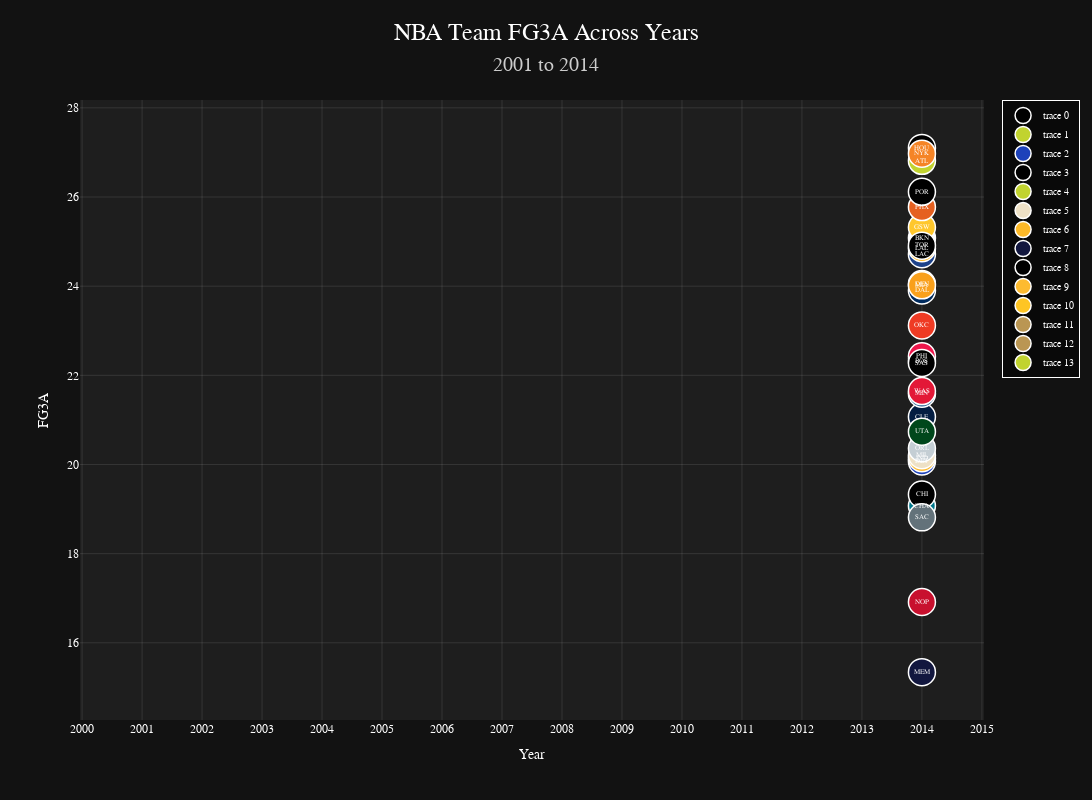

This figure's notebook cell:
### Code cell
import pandas as pd
import plotly.graph_objects as go
import plotly.express as px

def get_multi_year_data(start_year, end_year):
    """
    Retrieve team performance data across multiple years
    """
    url='https://raw.githubusercontent.com/gabriel1200/player_sheets/refs/heads/master/team_totals/all_teamyears.csv'
    
    df =pd.read_csv(url)
   
    return df

def create_multi_year_dot_plot(metric_column, start_year=2014, end_year=2025):
    """
    Create a dot plot showing team performance across multiple years
    """
    # NBA team colors dictionary
    team_colors = {
        'ATL': '#C1D32F', 'BOS': '#BA9653', 'BKN': '#FFFFFF', 'CHA': '#00788C',
        'CHI': '#000000', 'CLE': '#041E42', 'DAL': '#002B5E', 'DEN': '#FEC524',
        'DET': '#1D42BA', 'GSW': '#FFC72C', 'HOU': '#000000', 'IND': '#FDBB30',
        'LAC': '#1D428A', 'LAL': '#FDB927', 'MEM': '#12173F', 'MIA': '#F9A01B',
        'MIL': '#EEE1C6', 'MIN': '#236192', 'NOP': '#C8102E', 'NYK': '#F58426',
        'OKC': '#EF3B24', 'ORL': '#C4CED4', 'PHI': '#ED174C', 'PHX': '#E56020',
        'POR': '#000000', 'SAC': '#63727A', 'SAS': '#000000', 'TOR': '#000000',
        'UTA': '#00471B', 'WAS': '#E31837'
    }
    
    # Get data
    df = get_multi_year_data(start_year, end_year)
    print(df[['year','FG3A']])

    df.dropna(subset=metric_column,inplace=True)
    
    # Normalize the metric if it's a percentage or needs per-possession normalization
    if any(keyword in metric_column.lower() for keyword in ['freq', 'accur', 'pct', '%']):
        df[metric_column] = df[metric_column] * 100
    else:
        # Assume per-possession normalization if not a percentage
        df[metric_column] = 100 * df[metric_column] / df['POSS']
    
    # Prepare the data for plotting
    if 'TeamAbbreviation' in df.columns:
        df['Team'] = df['TeamAbbreviation']
    
    # Create the dot plot
    ymin=df[metric_column].min()
    ymax= df[metric_column].max()
    xmin=df['year'].min()
    xmax=df['year'].max()
    fig = go.Figure()
    
    # Get unique teams
    teams = df['Team'].unique()
    
    for team in teams:
        team_data = df[df['Team'] == team]
        
        # Get team-specific color or default to a neutral color
        color = team_colors.get(team, '#1D428A')
        print(team_data['year'])
        
        fig.add_trace(go.Scatter(
            x=team_data['year'],
            y=team_data[metric_column],
            mode='markers+text',
            text=team_data['Team'],
            name=team,
            marker=dict(
                color=color,
                size=27,
                line=dict(color='white', width=1.5)
            ),
            textfont=dict(
                size=7  # Adjust the size to your preference
                
            ),
            hovertemplate=(
                f"Team: {team}<br>"
                f"Year: %{{x}}<br>"
                f"{metric_column}: %{{y:.2f}}<extra></extra>"
            )
        ))

    
    # Update layout for a stylish, dark theme visualization
    fig.update_layout(
        title={
            'text': f'NBA Team {metric_column} Across Years<br>'
                    f'<span style="font-size: 20px; color: #CCCCCC">{start_year} to {end_year}</span>',
            'font': {'size': 24, 'color': 'white', 'family': 'Arial Black'},
            'y': 0.95,
            'x': 0.5,
            'xanchor': 'center',
            'yanchor': 'top'
        },
        height=800,
        width=1200,
        plot_bgcolor='#1E1E1E',
        paper_bgcolor='#121212',
        font=dict(color='white', family='Arial'),
        xaxis=dict(
            title='Year',
            tickmode='linear',
            range=[xmin,xmax],
            dtick=1,
            gridcolor='rgba(255,255,255,0.1)'
        ),
        yaxis=dict(
            title=metric_column,
            range=[ymin,ymax],
            gridcolor='rgba(255,255,255,0.1)'
        ),
        legend=dict(
            bgcolor='rgba(0,0,0,0.5)',
            bordercolor='white',
            borderwidth=1,
            font=dict(size=10)
        )
    )
    
    return fig

# Example usage
fig = create_multi_year_dot_plot('FG3A', 2001, 2025)
fig.show()

### Figure 1 — Plotly figure (JSON) as saved in the notebook; plotly's stock layout.template omitted (floating-point values rounded to 4 significant figures)
{"data": [{"hovertemplate": "Team: 0     SEA\n1     DET\n2     CHH\n3     UTA\n4     VAN\n5     TOR\n6     WAS\n7     CLE\n8     CHI\n9     DAL\n10    DEN\n11    BOS\n12    GSW\n13    HOU\n14    LAC\n15    LAL\n16    ATL\n17    MIA\n18    MIL\n19    MIN\n20    NJN\n21    NYK\n22    ORL\n23    IND\n24    PHI\n25    PHX\n26    POR\n27    SAC\n28    SAS\nName: Team, dtype: object<br>Year: %{x}<br>FG3A: %{y:.2f}<extra></extra>", "marker": {"color": [null, "#1D42BA", null, "#00471B", null, "#000000", "#E31837", "#041E42", "#000000", "#002B5E", "#FEC524", "#BA9653", "#FFC72C", "#000000", "#1D428A", "#FDB927", "#C1D32F", "#F9A01B", "#EEE1C6", "#236192", null, "#F58426", "#C4CED4", "#FDBB30", "#ED174C", "#E56020", "#000000", "#63727A", "#000000"], "line": {"color": "white", "width": 1.5}, "size": 27}, "mode": "markers+text", "text": ["SEA", "DET", "CHH", "UTA", "VAN", "TOR", "WAS", "CLE", "CHI", "DAL", "DEN", "BOS", "GSW", "HOU", "LAC", "LAL", "ATL", "MIA", "MIL", "MIN", "NJN", "NYK", "ORL", "IND", "PHI", "PHX", "POR", "SAC", "SAS"], "textfont": {"size": 7}, "type": "scatter", "x": [2001, 2001, 2001, 2001, 2001, 2001, 2001, 2001, 2001, 2001, 2001, 2001, 2001, 2001, 2001, 2001, 2001, 2001, 2001, 2001, 2001, 2001, 2001, 2001, 2001, 2001, 2001, 2001, 2001], "y": [null, null, null, null, null, null, null, null, null, null, null, null, null, null, null, null, null, null, null, null, null, null, null, null, null, null, null, null, null]}, {"hovertemplate": "Team: 29    ATL\n30    BOS\n31    CLE\n32    CHI\n33    DAL\n34    DEN\n35    GSW\n36    HOU\n37    LAC\n38    LAL\n39    MIA\n40    MIL\n41    MIN\n42    NJN\n43    NYK\n44    ORL\n45    IND\n46    PHI\n47    PHX\n48    POR\n49    SAC\n50    SAS\n51    SEA\n52    TOR\n53    UTA\n54    MEM\n55    WAS\n56    DET\n57    CHH\nName: Team, dtype: object<br>Year: %{x}<br>FG3A: %{y:.2f}<extra></extra>", "marker": {"color": ["#C1D32F", "#BA9653", "#041E42", "#000000", "#002B5E", "#FEC524", "#FFC72C", "#000000", "#1D428A", "#FDB927", "#F9A01B", "#EEE1C6", "#236192", null, "#F58426", "#C4CED4", "#FDBB30", "#ED174C", "#E56020", "#000000", "#63727A", "#000000", null, "#000000", "#00471B", "#12173F", "#E31837", "#1D42BA", null], "line": {"color": "white", "width": 1.5}, "size": 27}, "mode": "markers+text", "text": ["ATL", "BOS", "CLE", "CHI", "DAL", "DEN", "GSW", "HOU", "LAC", "LAL", "MIA", "MIL", "MIN", "NJN", "NYK", "ORL", "IND", "PHI", "PHX", "POR", "SAC", "SAS", "SEA", "TOR", "UTA", "MEM", "WAS", "DET", "CHH"], "textfont": {"size": 7}, "type": "scatter", "x": [2002, 2002, 2002, 2002, 2002, 2002, 2002, 2002, 2002, 2002, 2002, 2002, 2002, 2002, 2002, 2002, 2002, 2002, 2002, 2002, 2002, 2002, 2002, 2002, 2002, 2002, 2002, 2002, 2002], "y": [null, null, null, null, null, null, null, null, null, null, null, null, null, null, null, null, null, null, null, null, null, null, null, null, null, null, null, null, null]}, {"hovertemplate": "Team: 58    DET\n59    ATL\n60    BOS\n61    CLE\n62    NOH\n63    CHI\n64    DAL\n65    DEN\n66    GSW\n67    HOU\n68    LAC\n69    LAL\n70    MIA\n71    MIL\n72    MIN\n73    NJN\n74    NYK\n75    ORL\n76    IND\n77    PHI\n78    PHX\n79    POR\n80    SAC\n81    SAS\n82    SEA\n83    TOR\n84    UTA\n85    MEM\n86    WAS\nName: Team, dtype: object<br>Year: %{x}<br>FG3A: %{y:.2f}<extra></extra>", "marker": {"color": ["#1D42BA", "#C1D32F", "#BA9653", "#041E42", null, "#000000", "#002B5E", "#FEC524", "#FFC72C", "#000000", "#1D428A", "#FDB927", "#F9A01B", "#EEE1C6", "#236192", null, "#F58426", "#C4CED4", "#FDBB30", "#ED174C", "#E56020", "#000000", "#63727A", "#000000", null, "#000000", "#00471B", "#12173F", "#E31837"], "line": {"color": "white", "width": 1.5}, "size": 27}, "mode": "markers+text", "text": ["DET", "ATL", "BOS", "CLE", "NOH", "CHI", "DAL", "DEN", "GSW", "HOU", "LAC", "LAL", "MIA", "MIL", "MIN", "NJN", "NYK", "ORL", "IND", "PHI", "PHX", "POR", "SAC", "SAS", "SEA", "TOR", "UTA", "MEM", "WAS"], "textfont": {"size": 7}, "type": "scatter", "x": [2003, 2003, 2003, 2003, 2003, 2003, 2003, 2003, 2003, 2003, 2003, 2003, 2003, 2003, 2003, 2003, 2003, 2003, 2003, 2003, 2003, 2003, 2003, 2003, 2003, 2003, 2003, 2003, 2003], "y": [null, null, null, null, null, null, null, null, null, null, null, null, null, null, null, null, null, null, null, null, null, null, null, null, null, null, null, null, null]}, {"hovertemplate": "Team: 87     SEA\n88     TOR\n89     UTA\n90     MEM\n91     WAS\n92     DET\n93     ATL\n94     BOS\n95     CLE\n96     NOH\n97     CHI\n98     DAL\n99     DEN\n100    GSW\n101    HOU\n102    LAC\n103    LAL\n104    MIA\n105    MIL\n106    MIN\n107    NJN\n108    NYK\n109    ORL\n110    IND\n111    PHI\n112    PHX\n113    POR\n114    SAC\n115    SAS\nName: Team, dtype: object<br>Year: %{x}<br>FG3A: %{y:.2f}<extra></extra>", "marker": {"color": [null, "#000000", "#00471B", "#12173F", "#E31837", "#1D42BA", "#C1D32F", "#BA9653", "#041E42", null, "#000000", "#002B5E", "#FEC524", "#FFC72C", "#000000", "#1D428A", "#FDB927", "#F9A01B", "#EEE1C6", "#236192", null, "#F58426", "#C4CED4", "#FDBB30", "#ED174C", "#E56020", "#000000", "#63727A", "#000000"], "line": {"color": "white", "width": 1.5}, "size": 27}, "mode": "markers+text", "text": ["SEA", "TOR", "UTA", "MEM", "WAS", "DET", "ATL", "BOS", "CLE", "NOH", "CHI", "DAL", "DEN", "GSW", "HOU", "LAC", "LAL", "MIA", "MIL", "MIN", "NJN", "NYK", "ORL", "IND", "PHI", "PHX", "POR", "SAC", "SAS"], "textfont": {"size": 7}, "type": "scatter", "x": [2004, 2004, 2004, 2004, 2004, 2004, 2004, 2004, 2004, 2004, 2004, 2004, 2004, 2004, 2004, 2004, 2004, 2004, 2004, 2004, 2004, 2004, 2004, 2004, 2004, 2004, 2004, 2004, 2004], "y": [null, null, null, null, null, null, null, null, null, null, null, null, null, null, null, null, null, null, null, null, null, null, null, null, null, null, null, null, null]}, {"hovertemplate": "Team: 116    ATL\n117    BOS\n118    CLE\n119    PHI\n120    NOH\n121    CHI\n122    DAL\n123    DEN\n124    GSW\n125    HOU\n126    LAC\n127    LAL\n128    MIA\n129    MIL\n130    MIN\n131    NJN\n132    NYK\n133    ORL\n134    IND\n135    PHX\n136    SAC\n137    SAS\n138    SEA\n139    TOR\n140    UTA\n141    MEM\n142    WAS\n143    DET\n144    CHA\n145    POR\nName: Team, dtype: object<br>Year: %{x}<br>FG3A: %{y:.2f}<extra></extra>", "marker": {"color": ["#C1D32F", "#BA9653", "#041E42", "#ED174C", null, "#000000", "#002B5E", "#FEC524", "#FFC72C", "#000000", "#1D428A", "#FDB927", "#F9A01B", "#EEE1C6", "#236192", null, "#F58426", "#C4CED4", "#FDBB30", "#E56020", "#63727A", "#000000", null, "#000000", "#00471B", "#12173F", "#E31837", "#1D42BA", "#00788C", "#000000"], "line": {"color": "white", "width": 1.5}, "size": 27}, "mode": "markers+text", "text": ["ATL", "BOS", "CLE", "PHI", "NOH", "CHI", "DAL", "DEN", "GSW", "HOU", "LAC", "LAL", "MIA", "MIL", "MIN", "NJN", "NYK", "ORL", "IND", "PHX", "SAC", "SAS", "SEA", "TOR", "UTA", "MEM", "WAS", "DET", "CHA", "POR"], "textfont": {"size": 7}, "type": "scatter", "x": [2005, 2005, 2005, 2005, 2005, 2005, 2005, 2005, 2005, 2005, 2005, 2005, 2005, 2005, 2005, 2005, 2005, 2005, 2005, 2005, 2005, 2005, 2005, 2005, 2005, 2005, 2005, 2005, 2005, 2005], "y": [null, null, null, null, null, null, null, null, null, null, null, null, null, null, null, null, null, null, null, null, null, null, null, null, null, null, null, null, null, null]}, {"hovertemplate": "Team: 146    MIL\n147    MIN\n148    NJN\n149    NYK\n150    ORL\n151    IND\n152    PHI\n153    PHX\n154    POR\n155    SAC\n156    ATL\n157    BOS\n158    CLE\n159    NOK\n160    SAS\n161    SEA\n162    GSW\n163    TOR\n164    UTA\n165    MEM\n166    WAS\n167    DET\n168    CHA\n169    CHI\n170    DAL\n171    DEN\n172    HOU\n173    LAC\n174    LAL\n175    MIA\nName: Team, dtype: object<br>Year: %{x}<br>FG3A: %{y:.2f}<extra></extra>", "marker": {"color": ["#EEE1C6", "#236192", null, "#F58426", "#C4CED4", "#FDBB30", "#ED174C", "#E56020", "#000000", "#63727A", "#C1D32F", "#BA9653", "#041E42", null, "#000000", null, "#FFC72C", "#000000", "#00471B", "#12173F", "#E31837", "#1D42BA", "#00788C", "#000000", "#002B5E", "#FEC524", "#000000", "#1D428A", "#FDB927", "#F9A01B"], "line": {"color": "white", "width": 1.5}, "size": 27}, "mode": "markers+text", "text": ["MIL", "MIN", "NJN", "NYK", "ORL", "IND", "PHI", "PHX", "POR", "SAC", "ATL", "BOS", "CLE", "NOK", "SAS", "SEA", "GSW", "TOR", "UTA", "MEM", "WAS", "DET", "CHA", "CHI", "DAL", "DEN", "HOU", "LAC", "LAL", "MIA"], "textfont": {"size": 7}, "type": "scatter", "x": [2006, 2006, 2006, 2006, 2006, 2006, 2006, 2006, 2006, 2006, 2006, 2006, 2006, 2006, 2006, 2006, 2006, 2006, 2006, 2006, 2006, 2006, 2006, 2006, 2006, 2006, 2006, 2006, 2006, 2006], "y": [null, null, null, null, null, null, null, null, null, null, null, null, null, null, null, null, null, null, null, null, null, null, null, null, null, null, null, null, null, null]}, {"hovertemplate": "Team: 176    LAL\n177    MIL\n178    NJN\n179    NYK\n180    ORL\n181    IND\n182    SAC\n183    SEA\n184    TOR\n185    UTA\n186    WAS\n187    DET\n188    CHA\n189    BOS\n190    CLE\n191    NOK\n192    CHI\n193    DAL\n194    DEN\n195    GSW\n196    HOU\n197    PHI\n198    MIA\n199    MIN\n200    PHX\n201    POR\n202    SAS\n203    MEM\n204    ATL\n205    LAC\nName: Team, dtype: object<br>Year: %{x}<br>FG3A: %{y:.2f}<extra></extra>", "marker": {"color": ["#FDB927", "#EEE1C6", null, "#F58426", "#C4CED4", "#FDBB30", "#63727A", null, "#000000", "#00471B", "#E31837", "#1D42BA", "#00788C", "#BA9653", "#041E42", null, "#000000", "#002B5E", "#FEC524", "#FFC72C", "#000000", "#ED174C", "#F9A01B", "#236192", "#E56020", "#000000", "#000000", "#12173F", "#C1D32F", "#1D428A"], "line": {"color": "white", "width": 1.5}, "size": 27}, "mode": "markers+text", "text": ["LAL", "MIL", "NJN", "NYK", "ORL", "IND", "SAC", "SEA", "TOR", "UTA", "WAS", "DET", "CHA", "BOS", "CLE", "NOK", "CHI", "DAL", "DEN", "GSW", "HOU", "PHI", "MIA", "MIN", "PHX", "POR", "SAS", "MEM", "ATL", "LAC"], "textfont": {"size": 7}, "type": "scatter", "x": [2007, 2007, 2007, 2007, 2007, 2007, 2007, 2007, 2007, 2007, 2007, 2007, 2007, 2007, 2007, 2007, 2007, 2007, 2007, 2007, 2007, 2007, 2007, 2007, 2007, 2007, 2007, 2007, 2007, 2007], "y": [null, null, null, null, null, null, null, null, null, null, null, null, null, null, null, null, null, null, null, null, null, null, null, null, null, null, null, null, null, null]}, {"hovertemplate": "Team: 206    MEM\n207    WAS\n208    DET\n209    PHI\n210    PHX\n211    POR\n212    SAC\n213    SAS\n214    SEA\n215    CHA\n216    IND\n217    TOR\n218    UTA\n219    BOS\n220    CLE\n221    NOH\n222    CHI\n223    DAL\n224    DEN\n225    GSW\n226    HOU\n227    LAL\n228    MIA\n229    MIL\n230    MIN\n231    NJN\n232    NYK\n233    ORL\n234    ATL\n235    LAC\nName: Team, dtype: object<br>Year: %{x}<br>FG3A: %{y:.2f}<extra></extra>", "marker": {"color": ["#12173F", "#E31837", "#1D42BA", "#ED174C", "#E56020", "#000000", "#63727A", "#000000", null, "#00788C", "#FDBB30", "#000000", "#00471B", "#BA9653", "#041E42", null, "#000000", "#002B5E", "#FEC524", "#FFC72C", "#000000", "#FDB927", "#F9A01B", "#EEE1C6", "#236192", null, "#F58426", "#C4CED4", "#C1D32F", "#1D428A"], "line": {"color": "white", "width": 1.5}, "size": 27}, "mode": "markers+text", "text": ["MEM", "WAS", "DET", "PHI", "PHX", "POR", "SAC", "SAS", "SEA", "CHA", "IND", "TOR", "UTA", "BOS", "CLE", "NOH", "CHI", "DAL", "DEN", "GSW", "HOU", "LAL", "MIA", "MIL", "MIN", "NJN", "NYK", "ORL", "ATL", "LAC"], "textfont": {"size": 7}, "type": "scatter", "x": [2008, 2008, 2008, 2008, 2008, 2008, 2008, 2008, 2008, 2008, 2008, 2008, 2008, 2008, 2008, 2008, 2008, 2008, 2008, 2008, 2008, 2008, 2008, 2008, 2008, 2008, 2008, 2008, 2008, 2008], "y": [null, null, null, null, null, null, null, null, null, null, null, null, null, null, null, null, null, null, null, null, null, null, null, null, null, null, null, null, null, null]}, {"hovertemplate": "Team: 236    NJN\n237    ATL\n238    NYK\n239    ORL\n240    IND\n241    PHI\n242    PHX\n243    POR\n244    SAC\n245    SAS\n246    OKC\n247    TOR\n248    DET\n249    CHA\n250    BOS\n251    CLE\n252    NOH\n253    CHI\n254    DAL\n255    DEN\n256    GSW\n257    HOU\n258    LAC\n259    LAL\n260    MIA\n261    MIL\n262    MIN\n263    UTA\n264    MEM\n265    WAS\nName: Team, dtype: object<br>Year: %{x}<br>FG3A: %{y:.2f}<extra></extra>", "marker": {"color": [null, "#C1D32F", "#F58426", "#C4CED4", "#FDBB30", "#ED174C", "#E56020", "#000000", "#63727A", "#000000", "#EF3B24", "#000000", "#1D42BA", "#00788C", "#BA9653", "#041E42", null, "#000000", "#002B5E", "#FEC524", "#FFC72C", "#000000", "#1D428A", "#FDB927", "#F9A01B", "#EEE1C6", "#236192", "#00471B", "#12173F", "#E31837"], "line": {"color": "white", "width": 1.5}, "size": 27}, "mode": "markers+text", "text": ["NJN", "ATL", "NYK", "ORL", "IND", "PHI", "PHX", "POR", "SAC", "SAS", "OKC", "TOR", "DET", "CHA", "BOS", "CLE", "NOH", "CHI", "DAL", "DEN", "GSW", "HOU", "LAC", "LAL", "MIA", "MIL", "MIN", "UTA", "MEM", "WAS"], "textfont": {"size": 7}, "type": "scatter", "x": [2009, 2009, 2009, 2009, 2009, 2009, 2009, 2009, 2009, 2009, 2009, 2009, 2009, 2009, 2009, 2009, 2009, 2009, 2009, 2009, 2009, 2009, 2009, 2009, 2009, 2009, 2009, 2009, 2009, 2009], "y": [null, null, null, null, null, null, null, null, null, null, null, null, null, null, null, null, null, null, null, null, null, null, null, null, null, null, null, null, null, null]}, {"hovertemplate": "Team: 266    IND\n267    WAS\n268    DET\n269    CHA\n270    ATL\n271    BOS\n272    CLE\n273    NOH\n274    CHI\n275    DAL\n276    DEN\n277    GSW\n278    HOU\n279    LAC\n280    LAL\n281    MIA\n282    MIL\n283    MIN\n284    NJN\n285    NYK\n286    ORL\n287    PHI\n288    PHX\n289    POR\n290    SAC\n291    SAS\n292    OKC\n293    TOR\n294    UTA\n295    MEM\nName: Team, dtype: object<br>Year: %{x}<br>FG3A: %{y:.2f}<extra></extra>", "marker": {"color": ["#FDBB30", "#E31837", "#1D42BA", "#00788C", "#C1D32F", "#BA9653", "#041E42", null, "#000000", "#002B5E", "#FEC524", "#FFC72C", "#000000", "#1D428A", "#FDB927", "#F9A01B", "#EEE1C6", "#236192", null, "#F58426", "#C4CED4", "#ED174C", "#E56020", "#000000", "#63727A", "#000000", "#EF3B24", "#000000", "#00471B", "#12173F"], "line": {"color": "white", "width": 1.5}, "size": 27}, "mode": "markers+text", "text": ["IND", "WAS", "DET", "CHA", "ATL", "BOS", "CLE", "NOH", "CHI", "DAL", "DEN", "GSW", "HOU", "LAC", "LAL", "MIA", "MIL", "MIN", "NJN", "NYK", "ORL", "PHI", "PHX", "POR", "SAC", "SAS", "OKC", "TOR", "UTA", "MEM"], "textfont": {"size": 7}, "type": "scatter", "x": [2010, 2010, 2010, 2010, 2010, 2010, 2010, 2010, 2010, 2010, 2010, 2010, 2010, 2010, 2010, 2010, 2010, 2010, 2010, 2010, 2010, 2010, 2010, 2010, 2010, 2010, 2010, 2010, 2010, 2010], "y": [null, null, null, null, null, null, null, null, null, null, null, null, null, null, null, null, null, null, null, null, null, null, null, null, null, null, null, null, null, null]}, {"hovertemplate": "Team: 296    DEN\n297    GSW\n298    LAC\n299    ORL\n300    SAC\n301    OKC\n302    TOR\n303    UTA\n304    MEM\n305    HOU\n306    LAL\n307    MIA\n308    MIL\n309    MIN\n310    NJN\n311    NYK\n312    IND\n313    PHI\n314    PHX\n315    POR\n316    SAS\n317    ATL\n318    WAS\n319    DET\n320    CHA\n321    BOS\n322    CLE\n323    NOH\n324    CHI\n325    DAL\nName: Team, dtype: object<br>Year: %{x}<br>FG3A: %{y:.2f}<extra></extra>", "marker": {"color": ["#FEC524", "#FFC72C", "#1D428A", "#C4CED4", "#63727A", "#EF3B24", "#000000", "#00471B", "#12173F", "#000000", "#FDB927", "#F9A01B", "#EEE1C6", "#236192", null, "#F58426", "#FDBB30", "#ED174C", "#E56020", "#000000", "#000000", "#C1D32F", "#E31837", "#1D42BA", "#00788C", "#BA9653", "#041E42", null, "#000000", "#002B5E"], "line": {"color": "white", "width": 1.5}, "size": 27}, "mode": "markers+text", "text": ["DEN", "GSW", "LAC", "ORL", "SAC", "OKC", "TOR", "UTA", "MEM", "HOU", "LAL", "MIA", "MIL", "MIN", "NJN", "NYK", "IND", "PHI", "PHX", "POR", "SAS", "ATL", "WAS", "DET", "CHA", "BOS", "CLE", "NOH", "CHI", "DAL"], "textfont": {"size": 7}, "type": "scatter", "x": [2011, 2011, 2011, 2011, 2011, 2011, 2011, 2011, 2011, 2011, 2011, 2011, 2011, 2011, 2011, 2011, 2011, 2011, 2011, 2011, 2011, 2011, 2011, 2011, 2011, 2011, 2011, 2011, 2011, 2011], "y": [null, null, null, null, null, null, null, null, null, null, null, null, null, null, null, null, null, null, null, null, null, null, null, null, null, null, null, null, null, null]}, {"hovertemplate": "Team: 326    BOS\n327    CLE\n328    MIL\n329    IND\n330    PHI\n331    PHX\n332    WAS\n333    DET\n334    ATL\n335    NOH\n336    CHI\n337    DAL\n338    DEN\n339    MIN\n340    NJN\n341    NYK\n342    ORL\n343    POR\n344    SAC\n345    SAS\n346    OKC\n347    TOR\n348    UTA\n349    MEM\n350    CHA\n351    GSW\n352    HOU\n353    LAC\n354    LAL\n355    MIA\nName: Team, dtype: object<br>Year: %{x}<br>FG3A: %{y:.2f}<extra></extra>", "marker": {"color": ["#BA9653", "#041E42", "#EEE1C6", "#FDBB30", "#ED174C", "#E56020", "#E31837", "#1D42BA", "#C1D32F", null, "#000000", "#002B5E", "#FEC524", "#236192", null, "#F58426", "#C4CED4", "#000000", "#63727A", "#000000", "#EF3B24", "#000000", "#00471B", "#12173F", "#00788C", "#FFC72C", "#000000", "#1D428A", "#FDB927", "#F9A01B"], "line": {"color": "white", "width": 1.5}, "size": 27}, "mode": "markers+text", "text": ["BOS", "CLE", "MIL", "IND", "PHI", "PHX", "WAS", "DET", "ATL", "NOH", "CHI", "DAL", "DEN", "MIN", "NJN", "NYK", "ORL", "POR", "SAC", "SAS", "OKC", "TOR", "UTA", "MEM", "CHA", "GSW", "HOU", "LAC", "LAL", "MIA"], "textfont": {"size": 7}, "type": "scatter", "x": [2012, 2012, 2012, 2012, 2012, 2012, 2012, 2012, 2012, 2012, 2012, 2012, 2012, 2012, 2012, 2012, 2012, 2012, 2012, 2012, 2012, 2012, 2012, 2012, 2012, 2012, 2012, 2012, 2012, 2012], "y": [null, null, null, null, null, null, null, null, null, null, null, null, null, null, null, null, null, null, null, null, null, null, null, null, null, null, null, null, null, null]}, {"hovertemplate": "Team: 356    BOS\n357    HOU\n358    LAC\n359    LAL\n360    MIA\n361    MIL\n362    MIN\n363    DET\n364    CHA\n365    PHI\n366    PHX\n367    POR\n368    SAC\n369    SAS\n370    OKC\n371    TOR\n372    UTA\n373    MEM\n374    WAS\n375    BKN\n376    NYK\n377    ORL\n378    IND\n379    CLE\n380    NOH\n381    CHI\n382    DAL\n383    DEN\n384    GSW\n385    ATL\nName: Team, dtype: object<br>Year: %{x}<br>FG3A: %{y:.2f}<extra></extra>", "marker": {"color": ["#BA9653", "#000000", "#1D428A", "#FDB927", "#F9A01B", "#EEE1C6", "#236192", "#1D42BA", "#00788C", "#ED174C", "#E56020", "#000000", "#63727A", "#000000", "#EF3B24", "#000000", "#00471B", "#12173F", "#E31837", "#FFFFFF", "#F58426", "#C4CED4", "#FDBB30", "#041E42", null, "#000000", "#002B5E", "#FEC524", "#FFC72C", "#C1D32F"], "line": {"color": "white", "width": 1.5}, "size": 27}, "mode": "markers+text", "text": ["BOS", "HOU", "LAC", "LAL", "MIA", "MIL", "MIN", "DET", "CHA", "PHI", "PHX", "POR", "SAC", "SAS", "OKC", "TOR", "UTA", "MEM", "WAS", "BKN", "NYK", "ORL", "IND", "CLE", "NOH", "CHI", "DAL", "DEN", "GSW", "ATL"], "textfont": {"size": 7}, "type": "scatter", "x": [2013, 2013, 2013, 2013, 2013, 2013, 2013, 2013, 2013, 2013, 2013, 2013, 2013, 2013, 2013, 2013, 2013, 2013, 2013, 2013, 2013, 2013, 2013, 2013, 2013, 2013, 2013, 2013, 2013, 2013], "y": [null, null, null, null, null, null, null, null, null, null, null, null, null, null, null, null, null, null, null, null, null, null, null, null, null, null, null, null, null, null]}, {"hovertemplate": "Team: 386    ATL\n387    BOS\n388    BKN\n389    CHA\n390    CHI\n391    CLE\n392    DAL\n393    DEN\n394    DET\n395    GSW\n396    HOU\n397    IND\n398    LAC\n399    LAL\n400    MEM\n401    MIA\n402    MIL\n403    MIN\n404    NOP\n405    NYK\n406    OKC\n407    ORL\n408    PHI\n409    PHX\n410    POR\n411    SAC\n412    SAS\n413    TOR\n414    UTA\n415    WAS\nName: Team, dtype: object<br>Year: %{x}<br>FG3A: %{y:.2f}<extra></extra>", "marker": {"color": ["#C1D32F", "#BA9653", "#FFFFFF", "#00788C", "#000000", "#041E42", "#002B5E", "#FEC524", "#1D42BA", "#FFC72C", "#000000", "#FDBB30", "#1D428A", "#FDB927", "#12173F", "#F9A01B", "#EEE1C6", "#236192", "#C8102E", "#F58426", "#EF3B24", "#C4CED4", "#ED174C", "#E56020", "#000000", "#63727A", "#000000", "#000000", "#00471B", "#E31837"], "line": {"color": "white", "width": 1.5}, "size": 27}, "mode": "markers+text", "text": ["ATL", "BOS", "BKN", "CHA", "CHI", "CLE", "DAL", "DEN", "DET", "GSW", "HOU", "IND", "LAC", "LAL", "MEM", "MIA", "MIL", "MIN", "NOP", "NYK", "OKC", "ORL", "PHI", "PHX", "POR", "SAC", "SAS", "TOR", "UTA", "WAS"], "textfont": {"size": 7}, "type": "scatter", "x": [2014, 2014, 2014, 2014, 2014, 2014, 2014, 2014, 2014, 2014, 2014, 2014, 2014, 2014, 2014, 2014, 2014, 2014, 2014, 2014, 2014, 2014, 2014, 2014, 2014, 2014, 2014, 2014, 2014, 2014], "y": [26.81, 22.32, 25.08, 19.07, 19.33, 21.07, 23.9, 24.05, 20.07, 25.32, 27.1, 20.14, 24.72, 24.85, 15.34, 24.02, 20.21, 21.59, 16.92, 26.97, 23.12, 20.36, 22.43, 25.77, 26.12, 18.81, 22.28, 24.91, 20.74, 21.65]}], "layout": {"font": {"color": "white", "family": "Arial"}, "height": 800, "legend": {"bgcolor": "rgba(0, 0, 0, 0.5)", "bordercolor": "white", "borderwidth": 1, "font": {"size": 10}}, "paper_bgcolor": "#121212", "plot_bgcolor": "#1E1E1E", "title": {"font": {"color": "white", "family": "Arial Black", "size": 24}, "text": "NBA Team FG3A Across Years<br><span style=\"font-size: 20px; color: #CCCCCC\">2001 to 2014</span>", "x": 0.5, "xanchor": "center", "y": 0.95, "yanchor": "top"}, "width": 1200, "xaxis": {"autorange": true, "dtick": 1, "gridcolor": "rgba(255,255,255,0.1)", "range": [2000.0, 2015.0], "tickmode": "linear", "title": {"text": "Year"}, "type": "linear"}, "yaxis": {"autorange": true, "gridcolor": "rgba(255,255,255,0.1)", "range": [14.27, 28.18], "title": {"text": "FG3A"}}}}
